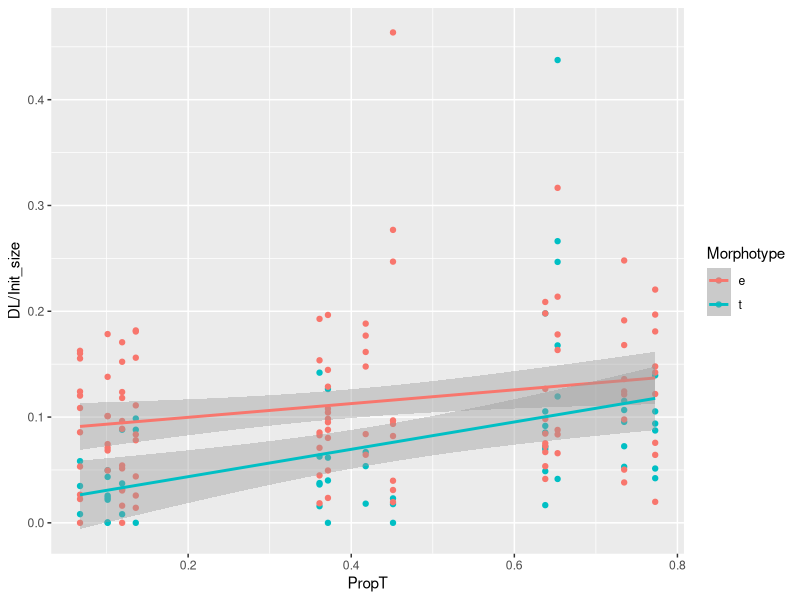
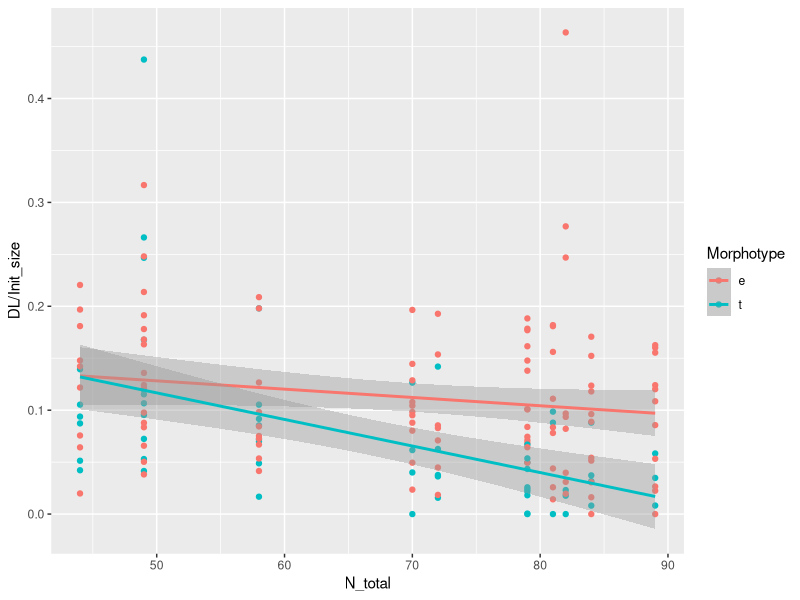

Reproduce these figures in R, in order. (Note: this script raises an error after producing the figures.)
library(ggplot2)
library(dplyr)
library(readxl)
library(nlme)
library(reshape2)


myt <- read_excel("Data/Mytred_Growth_Summer_2021.xlsx", na = "NA", col_names = T)
str(myt)

nrow(myt)

marked_myt <- myt %>% filter(Status %in% c("Alive", "Dead"))  %>% group_by(Cage_ID, Morphotype, Status) %>% summarise(N = n()) %>% dcast(Cage_ID ~ Morphotype + Status)

marked_myt[is.na(marked_myt)] <- 0

fone <- read_excel("Data/Mytred_Growth_Summer_2021.xlsx", na = "NA", col_names = T, sheet = "Fone_mussel")

fone[1:12,3:6] <- fone[1:12,3:6] + marked_myt[1:12,2:5]



fone2 <- fone %>% mutate(PropT = T_alive/(E_alive+T_alive), N_total = E_alive+T_alive)



myt2 <- myt %>% filter( (Sample_site == "Ed" & Morphotype == "e") | (Sample_site == "Tr" & Morphotype == "t")) %>% filter(is.na(Comment)) %>% filter(Status == "Alive") %>% filter(Mussel_ID != 898)

nrow(myt2)


myt3 <- merge(myt2, fone2, by = "Cage_ID" )

myt4 <- myt3 %>% mutate(DL = Fin_size - Init_size) %>% filter(!is.na(DL)) 

myt4$DL[myt4$DL < 0] <- 0

myt5 <- myt4 %>% filter(!(Cage_ID %in% c("K1", "K2", "K3", "K4")))



myt5 %>%  
ggplot(., aes(x = PropT, y = DL/Init_size , color = Morphotype)) + geom_point()  + geom_smooth(method = "lm")



myt5 %>%  
  ggplot(., aes(x = N_total, y = DL/Init_size , color = Morphotype)) + geom_point()  + geom_smooth(method = "lm")



Mod <- lm(DL  ~ PropT *Morphotype * N_total + Init_size, data = myt5)

library(car)
qqPlot(Mod)

# plot(Mod, which = 1)

summary(Mod)
Anova(Mod)

drop1(Mod, test = "F")

Mod2 <- update(Mod, . ~.-PropT:Morphotype:N_total)
drop1(Mod2, test = "F")

Mod3 <- update(Mod2, . ~.-PropT:N_total)
drop1(Mod3, test = "F")


Mod4 <- update(Mod3, . ~.-PropT:Morphotype)
drop1(Mod4, test = "F")

Mod5 <- update(Mod4, . ~.- Morphotype:N_total   )
drop1(Mod5, test = "F")

Mod6 <- update(Mod5, . ~.- N_total )
drop1(Mod6, test = "F")


Mod7 <- update(Mod6, . ~.- Init_size )
drop1(Mod7, test = "F")


plot(Mod7, which = 1)
qqPlot(Mod7)

summary(Mod7)

AIC(Mod, Mod7)




MyData <- expand.grid(PropT = seq(min(myt5$PropT), max(myt5$PropT),  0.1), Morphotype = c("e", "t"), Init_size = mean(myt5$Init_size), N_total = mean(myt5$N_total))


MyData$Fit <- predict(Mod, newdata = MyData)


X <- model.matrix(~   Init_size + PropT *Morphotype * N_total , data = MyData)
b <- coef(Mod)

MyData$fit_eta <- X %*% b 
MyData$se_eta <- sqrt(diag(X %*% vcov(Mod) %*% t(X)))

MyData$fit <- (MyData$fit_eta)
MyData$lwr <- MyData$fit_eta - 1.96 * MyData$se_eta
MyData$upr <- MyData$fit_eta + 1.96 * MyData$se_eta


DL_K <- myt4 %>% filter(Type == "K") %>% group_by(Morphotype) %>% summarise(Mean_DL = mean(DL), SD = sd(DL), SE = SD/sqrt(n())) 


ggplot(MyData, aes(x = PropT, y = fit_eta)) + 
  geom_line(aes(color = Morphotype), size = 1) + 
  geom_ribbon(aes(ymin = lwr, ymax = upr, group = Morphotype), alpha = 0.2) +
  geom_point(data = myt5, aes(x = PropT, y = (DL), color = Morphotype), position = position_jitter(width = 0.01)) +
  geom_hline(data = DL_K, aes(yintercept = Mean_DL, color = Morphotype), size = 1, linetype = 2)+
  scale_color_manual(values = c("blue", "red"))
  





### Analysis of CI #############

Mod_CI <- lm((W_tis) ~ PropT *Morphotype * N_total + Fin_size, data = myt5)

# plot(Mod_CI, which = 1)

summary(Mod_CI)

drop1(Mod_CI, test = "F")

Mod_CI2 <- update(Mod_CI, . ~.-PropT:Morphotype:N_total)
drop1(Mod_CI2, test= "F")

Mod_CI3 <- update(Mod_CI2, . ~.-Morphotype:N_total)
drop1(Mod_CI3, test = "F")


Mod_CI4 <- update(Mod_CI3, . ~.-PropT:Morphotype)
drop1(Mod_CI4, test = "F")

Mod_CI5 <- update(Mod_CI4, . ~.-PropT:N_total)
drop1(Mod_CI5, test = "F")


plot(Mod_CI5, which = 1)

summary(Mod_CI5)



MyData <- expand.grid(PropT = seq(min(myt5$PropT), max(myt5$PropT),  0.1), Morphotype = c("e", "t"), N_total = mean(myt5$N_total), Fin_size = mean(myt5$Fin_size))


MyData$Fit <- predict(Mod_CI5, newdata = MyData)


X <- model.matrix(~   PropT + Morphotype + N_total + Fin_size, data = MyData)
b <- coef(Mod_CI5)

MyData$fit_eta <- X %*% b 
MyData$se_eta <- sqrt(diag(X %*% vcov(Mod_CI5) %*% t(X)))

MyData$fit <- (MyData$fit_eta)
MyData$lwr <- MyData$fit_eta - 1.96 * MyData$se_eta
MyData$upr <- MyData$fit_eta + 1.96 * MyData$se_eta

ggplot(MyData, aes(x = PropT, y = fit_eta)) + 
  geom_line(aes(color = Morphotype), size = 1) + 
  geom_ribbon(aes(ymin = lwr, ymax = upr, group = Morphotype), alpha = 0.2) +
  geom_point(data = myt5, aes(x = PropT, y = (W_tis), color = Morphotype), position = position_jitter(width = 0.01, height = 0.01)) +
  scale_color_manual(values = c("blue", "red"))
